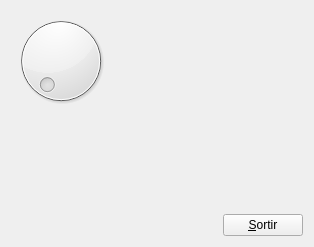
<?xml version="1.0" encoding="UTF-8"?>
<ui version="4.0">
 <class>MyForm</class>
 <widget class="QWidget" name="MyForm">
  <property name="geometry">
   <rect>
    <x>0</x>
    <y>0</y>
    <width>314</width>
    <height>247</height>
   </rect>
  </property>
  <property name="windowTitle">
   <string>Form</string>
  </property>
  <layout class="QVBoxLayout" name="verticalLayout_3">
   <item>
    <layout class="QVBoxLayout" name="verticalLayout_2">
     <item>
      <layout class="QHBoxLayout" name="horizontalLayout_2">
       <item>
        <widget class="QDial" name="dial">
         <property name="maximum">
          <number>50</number>
         </property>
        </widget>
       </item>
       <item>
        <spacer name="horizontalSpacer_2">
         <property name="orientation">
          <enum>Qt::Horizontal</enum>
         </property>
         <property name="sizeHint" stdset="0">
          <size>
           <width>40</width>
           <height>20</height>
          </size>
         </property>
        </spacer>
       </item>
       <item>
        <widget class="QLabel" name="label">
         <property name="enabled">
          <bool>true</bool>
         </property>
         <property name="text">
          <string/>
         </property>
        </widget>
       </item>
       <item>
        <spacer name="horizontalSpacer_3">
         <property name="orientation">
          <enum>Qt::Horizontal</enum>
         </property>
         <property name="sizeHint" stdset="0">
          <size>
           <width>40</width>
           <height>20</height>
          </size>
         </property>
        </spacer>
       </item>
      </layout>
     </item>
     <item>
      <layout class="QVBoxLayout" name="verticalLayout">
       <item>
        <spacer name="verticalSpacer">
         <property name="orientation">
          <enum>Qt::Vertical</enum>
         </property>
         <property name="sizeHint" stdset="0">
          <size>
           <width>20</width>
           <height>40</height>
          </size>
         </property>
        </spacer>
       </item>
       <item>
        <layout class="QHBoxLayout" name="horizontalLayout">
         <item>
          <spacer name="horizontalSpacer">
           <property name="orientation">
            <enum>Qt::Horizontal</enum>
           </property>
           <property name="sizeHint" stdset="0">
            <size>
             <width>40</width>
             <height>20</height>
            </size>
           </property>
          </spacer>
         </item>
         <item>
          <widget class="QPushButton" name="pushButton">
           <property name="text">
            <string>&amp;Sortir</string>
           </property>
          </widget>
         </item>
        </layout>
       </item>
      </layout>
     </item>
    </layout>
   </item>
  </layout>
 </widget>
 <resources/>
 <connections>
  <connection>
   <sender>dial</sender>
   <signal>sliderMoved(int)</signal>
   <receiver>label</receiver>
   <slot>setNum(int)</slot>
   <hints>
    <hint type="sourcelabel">
     <x>110</x>
     <y>109</y>
    </hint>
    <hint type="destinationlabel">
     <x>228</x>
     <y>121</y>
    </hint>
   </hints>
  </connection>
  <connection>
   <sender>dial</sender>
   <signal>sliderReleased()</signal>
   <receiver>label</receiver>
   <slot>hide()</slot>
   <hints>
    <hint type="sourcelabel">
     <x>87</x>
     <y>115</y>
    </hint>
    <hint type="destinationlabel">
     <x>210</x>
     <y>119</y>
    </hint>
   </hints>
  </connection>
  <connection>
   <sender>dial</sender>
   <signal>sliderMoved(int)</signal>
   <receiver>label</receiver>
   <slot>show()</slot>
   <hints>
    <hint type="sourcelabel">
     <x>122</x>
     <y>139</y>
    </hint>
    <hint type="destinationlabel">
     <x>251</x>
     <y>118</y>
    </hint>
   </hints>
  </connection>
  <connection>
   <sender>pushButton</sender>
   <signal>clicked()</signal>
   <receiver>MyForm</receiver>
   <slot>close()</slot>
   <hints>
    <hint type="sourcelabel">
     <x>297</x>
     <y>244</y>
    </hint>
    <hint type="destinationlabel">
     <x>193</x>
     <y>253</y>
    </hint>
   </hints>
  </connection>
 </connections>
</ui>
